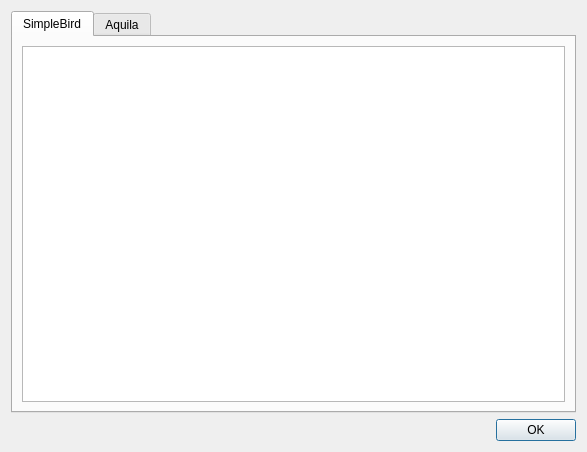
<?xml version="1.0" encoding="UTF-8"?>
<ui version="4.0">
 <class>ChangelogDialog</class>
 <widget class="QDialog" name="ChangelogDialog">
  <property name="geometry">
   <rect>
    <x>0</x>
    <y>0</y>
    <width>587</width>
    <height>452</height>
   </rect>
  </property>
  <property name="windowTitle">
   <string>Version changelog</string>
  </property>
  <layout class="QVBoxLayout" name="verticalLayout">
   <item>
    <widget class="QTabWidget" name="tabWidget">
     <property name="currentIndex">
      <number>0</number>
     </property>
     <widget class="QWidget" name="tabSimpleBird">
      <attribute name="title">
       <string>SimpleBird</string>
      </attribute>
      <layout class="QGridLayout" name="gridLayout_2">
       <item row="0" column="0">
        <widget class="QTextEdit" name="txtSimpleBird">
         <property name="readOnly">
          <bool>true</bool>
         </property>
        </widget>
       </item>
      </layout>
     </widget>
     <widget class="QWidget" name="tabAquila">
      <attribute name="title">
       <string>Aquila</string>
      </attribute>
      <layout class="QGridLayout" name="gridLayout">
       <item row="0" column="0">
        <widget class="QTextEdit" name="txtAquila">
         <property name="readOnly">
          <bool>true</bool>
         </property>
        </widget>
       </item>
      </layout>
     </widget>
    </widget>
   </item>
   <item>
    <widget class="QDialogButtonBox" name="buttonBox">
     <property name="orientation">
      <enum>Qt::Horizontal</enum>
     </property>
     <property name="standardButtons">
      <set>QDialogButtonBox::Ok</set>
     </property>
    </widget>
   </item>
  </layout>
 </widget>
 <resources/>
 <connections>
  <connection>
   <sender>buttonBox</sender>
   <signal>accepted()</signal>
   <receiver>ChangelogDialog</receiver>
   <slot>accept()</slot>
   <hints>
    <hint type="sourcelabel">
     <x>318</x>
     <y>404</y>
    </hint>
    <hint type="destinationlabel">
     <x>157</x>
     <y>274</y>
    </hint>
   </hints>
  </connection>
  <connection>
   <sender>buttonBox</sender>
   <signal>rejected()</signal>
   <receiver>ChangelogDialog</receiver>
   <slot>reject()</slot>
   <hints>
    <hint type="sourcelabel">
     <x>386</x>
     <y>410</y>
    </hint>
    <hint type="destinationlabel">
     <x>286</x>
     <y>274</y>
    </hint>
   </hints>
  </connection>
 </connections>
</ui>
